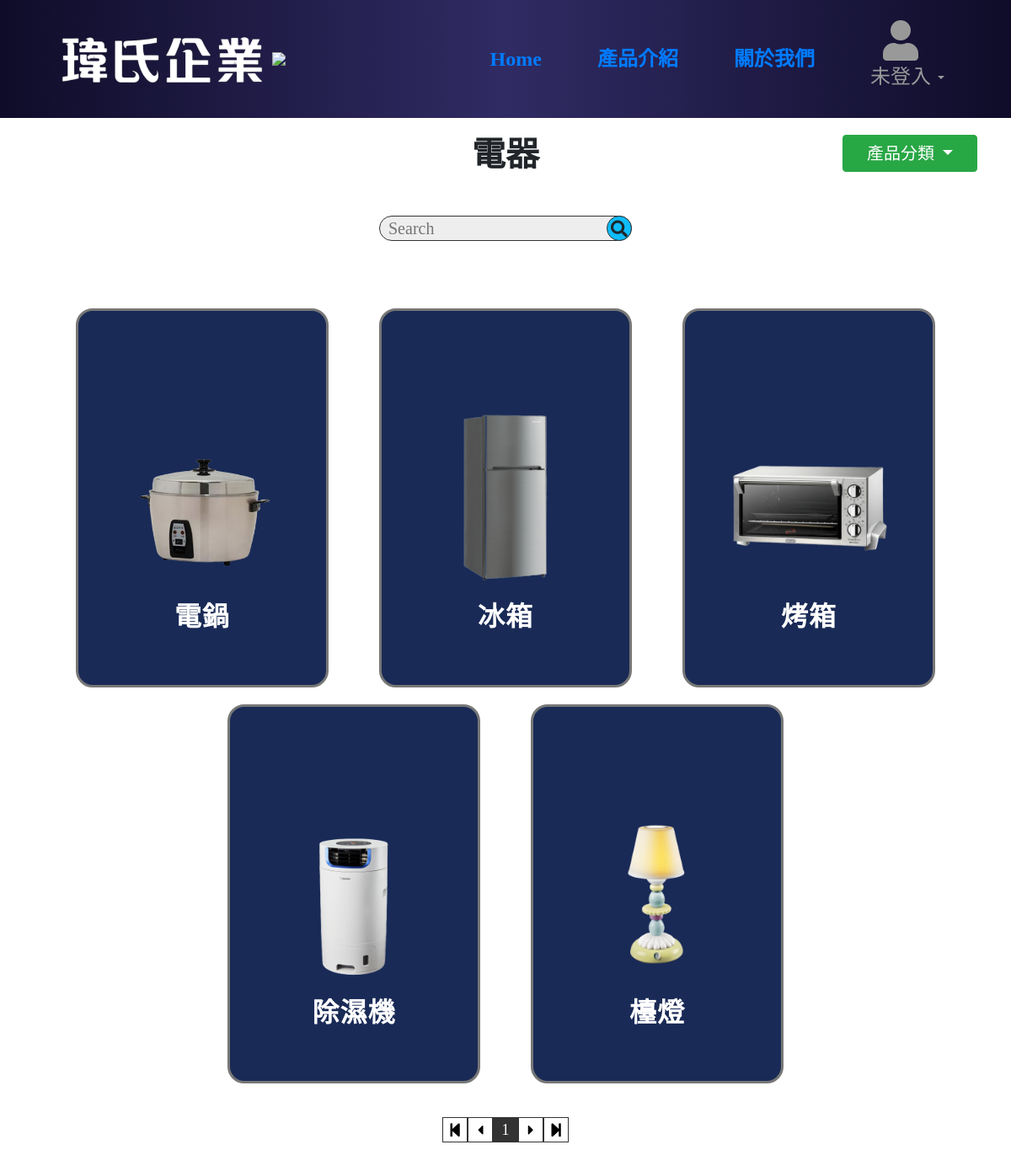
/product.php?page=1&category_id=1, run on the app's committed database.
### tables this page shows
CREATE TABLE `product` (
  `product_id` int(11) NOT NULL,
  `product_name` varchar(255) NOT NULL,
  `price` int(255) NOT NULL,
  `amount` int(255) NOT NULL,
  `introduce` text NOT NULL,
  `img_dir` varchar(255) NOT NULL,
  `category_id` int(255) NOT NULL
);

### php/functions.php (called while the page is built, shortened)
<?php
function get_Single_Category($category_id)
{
	$sql = "select count(*) as count from `product`";
	$query = mysqli_query($_SESSION['link'], $sql);
	$pageRes = mysqli_fetch_assoc($query);
	$count = $pageRes['count'];
	$num = 8;
	$page = empty($_GET['page']) ? 1 :  $_GET['page'];
	$offeset = ($page - 1) * $num;
	$datas = [];
	$sql = "SELECT * FROM product INNER JOIN product_category ON product.category_id = product_category.category_id WHERE product.category_id = $category_id LIMIT " . $offeset . ',' . $num;
	$query = mysqli_query($_SESSION['link'], $sql);
	if ($query) {
		if (mysqli_num_rows($query) > 0) {
			while ($row = mysqli_fetch_assoc($query)) {
				$datas[] = $row;
			}
		}
	} else {
		echo "{$sql} 語法執行失敗，錯誤訊息：" . mysqli_error($_SESSION['link']);
	}
	return $datas;
}

### product.php (the view, shortened to what this page needs)
<?php
require_once("php/functions.php");
$get_Category_id = empty($_GET['category_id']) ? 0 : $_GET['category_id'] ;
$get_Search_Product = empty($_GET['search_product']) ? "" : $_GET['search_product'] ;
	$category_id = empty($_GET['category_id']) ? 0 :  $_GET['category_id'];
	if($get_Category_id != 0 && $get_Search_Product != ""){
		$categories = get_Single_Search($category_id, $get_Search_Product);
		$sql = "SELECT count(*) as count FROM product INNER JOIN product_category ON product.category_id = product_category.category_id WHERE product.category_id = $category_id AND product_name LIKE '%" . $get_Search_Product . "%'";
	}
	elseif($get_Search_Product != "" && $get_Category_id == 0){
		$categories = get_all_Search(8, $get_Search_Product);
		$sql = "SELECT count(*) as count FROM product WHERE product_name LIKE '%" . $get_Search_Product . "%'";
	}
	elseif($get_Category_id != 0 && $get_Search_Product == ""){
		$categories = get_Single_Category($category_id);
		$sql = "SELECT count(*) as count FROM product INNER JOIN product_category ON product.category_id = product_category.category_id WHERE product.category_id = $category_id";
	}
	else{
		$categories = get_all_Categories(8);
		$sql = "SELECT count(*) as count FROM product INNER JOIN product_category ON product.category_id = product_category.category_id";
	}
		$query = mysqli_query($_SESSION['link'], $sql);
		$pageRes = mysqli_fetch_assoc($query);
		$count = $pageRes['count'];
		$num = 8;
		$pageCount = ceil($count / $num);
		$page = empty($_GET['page']) ? 1 :  $_GET['page'];
		$next = $page + 1;
		$prev = $page - 1;
		if ($prev < 1){
			$prev = 1;
		}
		if($next > $pageCount){
			$next = $pageCount;
		}
?>
<!DOCTYPE html>
<html lang="en">
<head>
	<link rel="stylesheet" href="https://stackpath.bootstrapcdn.com/bootstrap/4.4.1/css/bootstrap.min.css">
	<link rel="stylesheet" type="text/css" href="css/all.min.css">
	<link rel="stylesheet" type="text/css" href="css/fontawesome.min.css">
	<link rel="stylesheet" type="text/css" href="css/style.css">
</head>
<body>
	<div class="header">
		<div class="header_container">
			<div class="logo">
				<a href="<?php if($_SESSION["is_login"]){ echo "dashboard.php"; } else{ echo "main.php";} ?>" >
					<img src="img/header_logo.png">
				</a>
				<img src="img/fox-unscreen.gif">
			</div>
			<nav class="navbar navbar-expand-lg nav-box">
			  <div class="collapse navbar-collapse" id="navbarSupportedContent">
			    <ul class="navbar-nav ml-auto">
			      <li class="nav-item">
					<?php
					if(!isset($_SESSION['is_login']) || !$_SESSION['is_login']){
					 $index = "main.php";
					} else{
					 $index = "dashboard.php";
					 } ?>
			        <a class="nav-link nav-link-font" href="<?php echo $index; ?>" >Home</a>
			      </li>
			      <li class="nav-item">
			        <a class="nav-link nav-link-font" href="product.php" >產品介紹</a>
			      </li>
			       <li class="nav-item">
			        <a class="nav-link nav-link-font" href="about_Us.php" >關於我們</a>
			      </li>
					<?php
					if(!isset($_SESSION['is_login']) || !$_SESSION['is_login']){
						$login = '未登入';
						$color_login = "#999";
					}else{
						$login = '已登入';
						$color_login = "";
					}
					 ?>
			      <li class="nav-item dropdown"  style="transition: .7s;">
			        <a class="nav-link dropdown-toggle user-Navitem" href="#" id="navbarDropdown" role="button" data-toggle="dropdown" aria-haspopup="true" aria-expanded="false" style="color: <?php echo $color_login ; ?>">
			         <div style="padding-left: 15px;">
			         	<i class="fas fa-user fa-3x" style="color: <?php echo $color_login; ?>;"></i>
			         </div>
			         <label class = "user_font" style="color: <?php echo $color_login; ?>;"><?php echo "$login"; ?></label>
			        </a>
			      </li>
			    </ul>
			  </div>
			</nav>
		</div>
	</div>
	<div class="dropdown category-container">
		<button type="button" class="btn btn-success dropdown-toggle" data-toggle = 'dropdown' id ='category'>產品分類    </button>
	</div>
		<?php
			if ($get_Category_id == 1){
				$category_name = "電器";
			}else if($get_Category_id == 2){
				$category_name = "家具";
			}else if($get_Category_id == 3){
				$category_name = "日用品";
			}else if($get_Category_id == 4){
				$category_name = "運動用品";
			}else if($get_Category_id == 5){
				$category_name = "戶外休閒用品";
			}else if($get_Category_id == 6){
				$category_name = "藝品";
			}
			else if($get_Category_id == 0){
				$category_name = "全部";
			}
		?>
		<div class="dropdown-txt">
			<h1><?php echo $category_name; ?></h1>
		</div>
	<form class="product-search" method="GET">
		<input type="search" name="search_product" id='search'placeholder="Search">
		<button id="search-btn"><i class="fas fa-search"></i></button>
	</form>
<div class="wrap-product">
<?php foreach ($categories as $product): ?>
	<div class="container-product">
		<div class="card">
			<div class="imgBox">
				<img src="<?php echo $product['img_dir'] ?>" alt="">
			</div>
			<div class="contentBox">
				<h2>
					<?php echo $product['product_name']; ?>
				</h2>
			</div>
		</div>
	</div>
<?php endforeach; ?>
</div>
<?php $get_Category_id = empty($get_Category_id)? '' : '&category_id=' . $get_Category_id ?>
<?php $get_Search_Product = empty($get_Search_Product)? '' : '&search_product=' . $get_Search_Product ?>
<div class="page-change">
	<a href="product.php?page=1<?php echo $get_Category_id . $get_Search_Product;?>" class="go-page">
		<i class="fas fa-step-backward"></i>
	</a>
	<a href="product.php?page=<?php echo $prev . $get_Category_id . $get_Search_Product; ?>" class='go-page'>
		<i class="fas fa-caret-left"></i>
</a>
	<?php
	for ($i=1; $i <= $pageCount; $i++) {
		$page_active = ($page == $i) ? 'active' : '';
		echo
		"<a href='product.php?page=$i"  . $get_Category_id ."' class='page-select' id='$page_active'>$i</a>";
	} ?>
	<a href="product.php?page=<?php echo $next . $get_Category_id . $get_Search_Product;?>" class='go-page'>
		<i class="fas fa-caret-right"></i>
	</a>
	<a href="product.php?page=<?php echo $pageCount . $get_Category_id . $get_Search_Product;?>" class='go-page'>
		<i class="fas fa-step-forward"></i>
	</a>
</div>
</body>
</html>

### css/style.css (style rules this page uses)
* { margin: 0; padding: 0; list-style: none; font-family: "Microsoft Yahei"; }
input { outline: none; }
.header { width: 100%; height: 140px; display: flex; background: linear-gradient(to right, #0f0c29, #302b63, #0f0c29); }
.header_container { width: 100%; padding: 30px; display: flex; align-items: center; }
.header_container .logo { width: 30%; text-align: center; }
.header_container .logo img { height: 70px; }
nav.nav-box { width: 70%; }
ul.navbar-nav { display: flex; align-items: center; }
li.nav-item { padding: 25px; }
a.nav-link-font { font-size: 24px; font-weight: bolder; }
label.user_font { font-size: 24px; cursor: pointer; }
.wrap-product { display: flex; justify-content: center; flex-wrap: wrap; margin-top: 40px; background: #fff; }
.container-product { position: relative; margin: 0 30px; }
.container-product .card { border: 3px solid #777; margin-top: 20px; position: relative; width: 300px; height: 450px; background: #192a56; border-radius: 20px; overflow: hidden; }
.container-product .card .imgBox { position: absolute; top: 50%; transform: translateY(-50%); z-index: 10000; width: 100%; height: 220px; transition: .5s; }
.container-product .card .imgBox img { position: absolute; top: 50%; left: 50%; transform: translate(-50%, -50%) rotate(0deg); height: 200px; }
.container-product .card .contentBox { position: absolute; bottom: 0; width: 100%; height: 100px; text-align: center; transition: 1s; z-index: 10; }
.container-product .card .contentBox h2 { position: relative; font-weight: 600; letter-spacing: 1px; color: #fff; }
div.category-container { position: relative; width: 100%; margin-top: 20px; }
div.category-container button { position: absolute; top: 0; right: 40px; width: 160px; font-size: 20px; }
div.dropdown-txt { width: 100%; display: flex; justify-content: center; }
div.dropdown-txt h1 { font-weight: 600; }
.product-search { margin-top: 20px; width: 100%; padding: 20px; display: flex; justify-content: center; align-items: center; }
.product-search input { width: 300px; height: 30px; font-size: 20px; border: 1px solid #333; background: #eee; transition: .5s; padding-left: 10px; border-radius: 20px; outline: none; }
.product-search button { border-radius: 50%; margin-left: -30px; text-align: center; height: 30px; width: 30px; border: 1px solid #333; font-size: 20px; background: #0fbcf9; color: #1e272e; transition: .5s; }
div.page-change { margin: 40px 0; display: flex; justify-content: center; align-items: center; }
div.page-change a.page-select, a.go-page { display: flex; align-items: center; justify-content: center; width: 30px; height: 30px; text-decoration: none; border: 1px solid #333; color: black; transition: .5s; font-size: 18px; }
div.page-change a.page-select:hover, div.page-change a#active, div.page-change a.go-page:hover { background: #333; color: #fff; }

### data on the page
product: shows a picture, product_name "電鍋"
product: shows a picture, product_name "冰箱"
product: shows a picture, product_name "烤箱"
product: shows a picture, product_name "除濕機"
product: shows a picture, product_name "檯燈"

### other printed values
$login "未登入"
$category_name "電器"
